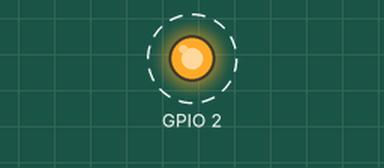
Simulated run of this program. Board: ESP32. Parts: output pins drawn as LEDs (lit = HIGH). Dashed ring = blinking. WiFi joins after 1.5 s; servers stay silent unless stated.

Above: at 1.56 s.
Timing chart, 0 to 4.5 s (numbered marks = the images above):
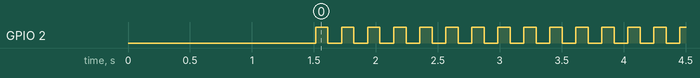

Measured:
- by itself, GPIO 2: alternates HIGH for 0.10 s and LOW for 0.11 s

The program:

main.cpp
```cpp
//----------------------Skeleton Code--------------------//
#include <WiFi.h>
#include <WiFiUdp.h>
#include <ArduinoOTA.h>

//    Can be client or even host   //
#ifndef STASSID
#define STASSID "gvv"  // Replace with your network credentials
#define STAPSK  "abcd"
#endif

const char* ssid = STASSID;
const char* password = STAPSK;


void OTAsetup() {
  WiFi.mode(WIFI_STA);
  WiFi.begin(ssid, password);
  while (WiFi.waitForConnectResult() != WL_CONNECTED) {
    delay(5000);
    ESP.restart();
  }
  ArduinoOTA.begin();
}

void OTAloop() {
  ArduinoOTA.handle();
}

//-------------------------------------------------------//

void setup(){
  OTAsetup();

  //-------------------//
  // Custom setup code //
  //-------------------//
	pinMode(2, OUTPUT);

}

void loop() {
  OTAloop();
  delay(10);  // If no custom loop code ensure to have a delay in loop
  //-------------------//
  // Custom loop code  //
  //-------------------//
  	digitalWrite(2, HIGH);
	delay(100);
	digitalWrite(2, LOW);
	delay(100);
}
```
